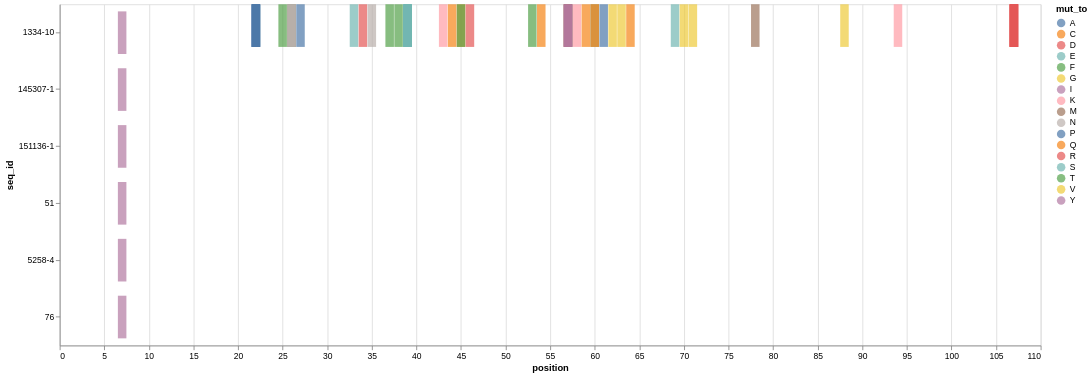

This figure's Vega-Lite source:
### Vega-Lite specification from a JSON file in a GitHub repository (floating-point values rounded to 4 significant figures)
{"$schema": "https://vega.github.io/schema/vega-lite/v2.json", "description": "Shows the relationship between horsepower and the numbver of cylinders using tick marks.", "data": {"values": [{"seq_id": ["5258-4"], "position": 7, "mut_from": "T", "mut_to": "I"}, {"seq_id": ["5258-4"], "position": 26, "mut_from": "S", "mut_to": "N"}, {"seq_id": ["5258-4"], "position": 39, "mut_from": "Y", "mut_to": "S"}, {"seq_id": ["5258-4"], "position": 57, "mut_from": "S", "mut_to": "Y"}, {"seq_id": ["5258-4"], "position": 107, "mut_from": "K", "mut_to": "R"}, {"seq_id": ["145307-1"], "position": 7, "mut_from": "T", "mut_to": "I"}, {"seq_id": ["145307-1"], "position": 22, "mut_from": "S", "mut_to": "A"}, {"seq_id": ["145307-1"], "position": 26, "mut_from": "S", "mut_to": "N"}, {"seq_id": ["145307-1"], "position": 39, "mut_from": "Y", "mut_to": "S"}, {"seq_id": ["145307-1"], "position": 45, "mut_from": "P", "mut_to": "Q"}, {"seq_id": ["145307-1"], "position": 57, "mut_from": "S", "mut_to": "Y"}, {"seq_id": ["145307-1"], "position": 60, "mut_from": "F", "mut_to": "C"}, {"seq_id": ["145307-1"], "position": 107, "mut_from": "K", "mut_to": "R"}, {"seq_id": ["151136-1"], "position": 7, "mut_from": "T", "mut_to": "I"}, {"seq_id": ["151136-1"], "position": 22, "mut_from": "S", "mut_to": "A"}, {"seq_id": ["151136-1"], "position": 25, "mut_from": "S", "mut_to": "T"}, {"seq_id": ["151136-1"], "position": 26, "mut_from": "S", "mut_to": "T"}, {"seq_id": ["151136-1"], "position": 33, "mut_from": "D", "mut_to": "E"}, {"seq_id": ["151136-1"], "position": 34, "mut_from": "G", "mut_to": "R"}, {"seq_id": ["151136-1"], "position": 35, "mut_from": "K", "mut_to": "N"}, {"seq_id": ["151136-1"], "position": 37, "mut_from": "Y", "mut_to": "F"}, {"seq_id": ["151136-1"], "position": 38, "mut_from": "L", "mut_to": "F"}, {"seq_id": ["151136-1"], "position": 39, "mut_from": "Y", "mut_to": "S"}, {"seq_id": ["151136-1"], "position": 43, "mut_from": "Q", "mut_to": "K"}, {"seq_id": ["151136-1"], "position": 44, "mut_from": "K", "mut_to": "Q"}, {"seq_id": ["151136-1"], "position": 45, "mut_from": "P", "mut_to": "T"}, {"seq_id": ["151136-1"], "position": 46, "mut_from": "G", "mut_to": "R"}, {"seq_id": ["151136-1"], "position": 53, "mut_from": "I", "mut_to": "T"}, {"seq_id": ["151136-1"], "position": 54, "mut_from": "Y", "mut_to": "C"}, {"seq_id": ["151136-1"], "position": 57, "mut_from": "S", "mut_to": "T"}, {"seq_id": ["151136-1"], "position": 58, "mut_from": "N", "mut_to": "K"}, {"seq_id": ["151136-1"], "position": 59, "mut_from": "R", "mut_to": "Q"}, {"seq_id": ["151136-1"], "position": 60, "mut_from": "F", "mut_to": "S"}, {"seq_id": ["151136-1"], "position": 61, "mut_from": "S", "mut_to": "A"}, {"seq_id": ["151136-1"], "position": 62, "mut_from": "G", "mut_to": "V"}, {"seq_id": ["151136-1"], "position": 63, "mut_from": "V", "mut_to": "G"}, {"seq_id": ["151136-1"], "position": 64, "mut_from": "P", "mut_to": "Q"}, {"seq_id": ["151136-1"], "position": 69, "mut_from": "G", "mut_to": "S"}, {"seq_id": ["151136-1"], "position": 70, "mut_from": "S", "mut_to": "G"}, {"seq_id": ["151136-1"], "position": 71, "mut_from": "G", "mut_to": "V"}, {"seq_id": ["151136-1"], "position": 78, "mut_from": "L", "mut_to": "M"}, {"seq_id": ["151136-1"], "position": 88, "mut_from": "V", "mut_to": "G"}, {"seq_id": ["151136-1"], "position": 94, "mut_from": "M", "mut_to": "K"}, {"seq_id": ["151136-1"], "position": 107, "mut_from": "K", "mut_to": "R"}, {"seq_id": ["51"], "position": 7, "mut_from": "T", "mut_to": "I"}, {"seq_id": ["51"], "position": 22, "mut_from": "S", "mut_to": "A"}, {"seq_id": ["51"], "position": 26, "mut_from": "S", "mut_to": "N"}, {"seq_id": ["51"], "position": 39, "mut_from": "Y", "mut_to": "S"}, {"seq_id": ["51"], "position": 57, "mut_from": "S", "mut_to": "D"}, {"seq_id": ["51"], "position": 107, "mut_from": "K", "mut_to": "R"}, {"seq_id": ["1334-10"], "position": 7, "mut_from": "T", "mut_to": "I"}, {"seq_id": ["1334-10"], "position": 22, "mut_from": "S", "mut_to": "A"}, {"seq_id": ["1334-10"], "position": 26, "mut_from": "S", "mut_to": "N"}, {"seq_id": ["1334-10"], "position": 27, "mut_from": "Q", "mut_to": "P"}, {"seq_id": ["1334-10"], "position": 39, "mut_from": "Y", "mut_to": "S"}, {"seq_id": ["1334-10"], "position": 57, "mut_from": "S", "mut_to": "Y"}, {"seq_id": ["1334-10"], "position": 107, "mut_from": "K", "mut_to": "R"}, {"seq_id": ["76"], "position": 7, "mut_from": "T", "mut_to": "I"}, {"seq_id": ["76"], "position": 22, "mut_from": "S", "mut_to": "A"}, {"seq_id": ["76"], "position": 26, "mut_from": "S", "mut_to": "N"}, {"seq_id": ["76"], "position": 39, "mut_from": "Y", "mut_to": "S"}, {"seq_id": ["76"], "position": 57, "mut_from": "S", "mut_to": "Y"}, {"seq_id": ["76"], "position": 60, "mut_from": "F", "mut_to": "C"}, {"seq_id": ["76"], "position": 107, "mut_from": "K", "mut_to": "R"}]}, "mark": "tick", "width": 1150, "height": 400, "encoding": {"x": {"field": "position", "type": "quantitative"}, "y": {"field": "seq_id", "type": "nominal"}, "color": {"field": "mut_to", "type": "nominal"}}, "config": {"tick": {"thickness": 10, "bandSize": 10}}}
